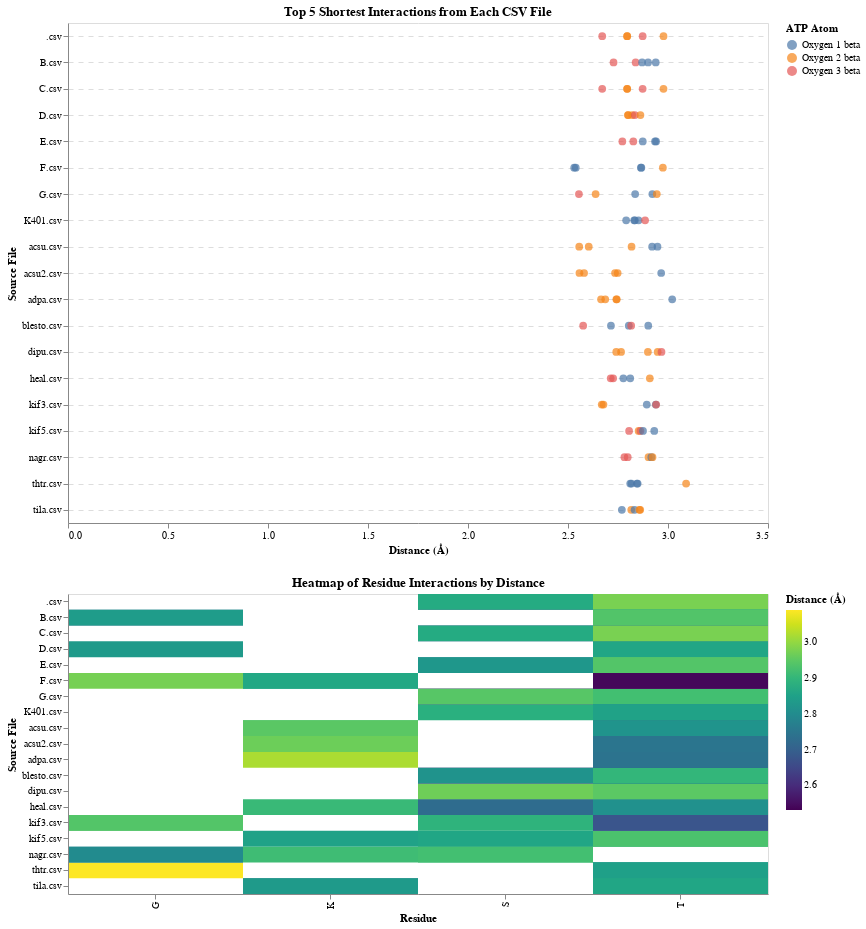

Here is the notebook cell this chart was saved with:
### Code cell
import pandas as pd
import altair as alt
import os

# Directory containing the CSV files
input_directory_path = '/Users/jazzeruncal/git/Jazzer_surf/data/'  # Update this to your input directory path

# List all CSV files in the directory
csv_files = [f for f in os.listdir(input_directory_path) if f.endswith('.csv')]

# Initialize a list to hold the top 5 interactions from each file
all_top_5_interactions = []

# Important ATP atoms
important_atoms = [
    'Phosphorus gamma', 'Phosphorus beta', 
    'Oxygen 1 beta', 'Oxygen 2 beta', 'Oxygen 3 beta'
]

# Process each CSV file
for csv_file in csv_files:
    file_path = os.path.join(input_directory_path, csv_file)
    
    # Load the CSV file
    data = pd.read_csv(file_path)
    
    # Apply the distance filter
    filtered_data = data[data["Distance (Å)"] < 4]
    
    # Filter to include only the important ATP atoms
    filtered_data = filtered_data[filtered_data['ATP Complete Atom Name'].isin(important_atoms)]
    
    # Sort the data by distance to get the shortest interactions
    sorted_data = filtered_data.sort_values(by="Distance (Å)")
    
    # Select the top 5 shortest interactions
    top_5_interactions = sorted_data.head(5)
    
    # Add a column for the source file
    top_5_interactions['Source File'] = csv_file[len("interactions"):]  # Extract part of the file name after "interactions"
    
    # Append to the list
    all_top_5_interactions.append(top_5_interactions)

# Combine all top 5 interactions into a single DataFrame
combined_data = pd.concat(all_top_5_interactions)

# Define the order for the y-axis
ordered_files = ['K401', 'kif3', 'kif5', 'httr'] + sorted([f[len("interactions"):] for f in csv_files if not f[len("interactions"):] in ['K401', 'kif3', 'kif5', 'httr']])

# Create the scatter plot with jitter
scatter = alt.Chart(combined_data).mark_circle(size=60).encode(
    x=alt.X('Distance (Å):Q', title='Distance (Å)'),
    y=alt.Y('Source File:N', title='Source File', sort=ordered_files),
    color=alt.Color('ATP Complete Atom Name:N', legend=alt.Legend(title="ATP Atom")),
    tooltip=[
        alt.Tooltip('ATP Complete Atom Name:N', title='ATP Atom'),
        alt.Tooltip('Binding Residue Single Letter:N', title='Residue'),
        alt.Tooltip('Binding Residue ID:Q', title='Residue ID'),
        alt.Tooltip('Distance (Å):Q', title='Distance (Å)'),
        alt.Tooltip('Source File:N', title='Source File')
    ]
).transform_calculate(
    jitter='sqrt(-2*log(random()))*cos(2*PI*random())'
).encode(
    x=alt.X('Distance (Å):Q', title='Distance (Å)', axis=alt.Axis(grid=False)),
    y=alt.Y('Source File:N', title='Source File', sort=ordered_files, axis=alt.Axis(grid=True)),
    xOffset='jitter:Q'
).properties(
    height=500,
    width=700,
    title='Top 5 Shortest Interactions from Each CSV File'
)

# Create a heatmap to show sequence interactions
heatmap = alt.Chart(combined_data).mark_rect().encode(
    x=alt.X('Binding Residue Single Letter:N', title='Residue'),
    y=alt.Y('Source File:N', title='Source File', sort=ordered_files),
    color=alt.Color('Distance (Å):Q', title='Distance (Å)', scale=alt.Scale(scheme='viridis')),
    tooltip=[
        alt.Tooltip('Binding Residue Single Letter:N', title='Residue'),
        alt.Tooltip('Binding Residue ID:Q', title='Residue ID'),
        alt.Tooltip('Distance (Å):Q', title='Distance (Å)'),
        alt.Tooltip('ATP Complete Atom Name:N', title='ATP Atom'),
        alt.Tooltip('Source File:N', title='Source File')
    ]
).properties(
    height=300,
    width=700,
    title='Heatmap of Residue Interactions by Distance'
)

# Combine the scatter plot and heatmap
combined_plot = alt.vconcat(scatter, heatmap).resolve_scale(
    color='independent'
).configure_axis(
    gridDash=[5, 5],
    tickCount=5
).configure_text(
    fontWeight='bold'
)

# Save the combined plot as an HTML file
combined_plot.save('top_5_shortest_interactions_combined.html')

# Display the combined plot in the notebook
combined_plot

### Figure 1 — Vega-Lite specification as saved in the notebook (floating-point values rounded to 4 significant figures)
{"config": {"view": {"continuousWidth": 300, "continuousHeight": 300}, "axis": {"gridDash": [5, 5], "tickCount": 5}, "text": {"fontWeight": "bold"}}, "vconcat": [{"mark": {"type": "circle", "size": 60}, "encoding": {"color": {"field": "ATP Complete Atom Name", "legend": {"title": "ATP Atom"}, "type": "nominal"}, "tooltip": [{"field": "ATP Complete Atom Name", "title": "ATP Atom", "type": "nominal"}, {"field": "Binding Residue Single Letter", "title": "Residue", "type": "nominal"}, {"field": "Binding Residue ID", "title": "Residue ID", "type": "quantitative"}, {"field": "Distance (Å)", "title": "Distance (Å)", "type": "quantitative"}, {"field": "Source File", "title": "Source File", "type": "nominal"}], "x": {"axis": {"grid": false}, "field": "Distance (Å)", "title": "Distance (Å)", "type": "quantitative"}, "xOffset": {"field": "jitter", "type": "quantitative"}, "y": {"axis": {"grid": true}, "field": "Source File", "sort": ["K401", "kif3", "kif5", "httr", ".csv", "B.csv", "C.csv", "D.csv", "E.csv", "F.csv", "G.csv", "K401.csv", "acsu.csv", "acsu2.csv", "adpa.csv", "blesto.csv", "dipu.csv", "heal.csv", "kif3.csv", "kif5.csv", "nagr.csv", "thtr.csv", "tila.csv"], "title": "Source File", "type": "nominal"}}, "height": 500, "title": "Top 5 Shortest Interactions from Each CSV File", "transform": [{"calculate": "sqrt(-2*log(random()))*cos(2*PI*random())", "as": "jitter"}], "width": 700}, {"mark": {"type": "rect"}, "encoding": {"color": {"field": "Distance (Å)", "scale": {"scheme": "viridis"}, "title": "Distance (Å)", "type": "quantitative"}, "tooltip": [{"field": "Binding Residue Single Letter", "title": "Residue", "type": "nominal"}, {"field": "Binding Residue ID", "title": "Residue ID", "type": "quantitative"}, {"field": "Distance (Å)", "title": "Distance (Å)", "type": "quantitative"}, {"field": "ATP Complete Atom Name", "title": "ATP Atom", "type": "nominal"}, {"field": "Source File", "title": "Source File", "type": "nominal"}], "x": {"field": "Binding Residue Single Letter", "title": "Residue", "type": "nominal"}, "y": {"field": "Source File", "sort": ["K401", "kif3", "kif5", "httr", ".csv", "B.csv", "C.csv", "D.csv", "E.csv", "F.csv", "G.csv", "K401.csv", "acsu.csv", "acsu2.csv", "adpa.csv", "blesto.csv", "dipu.csv", "heal.csv", "kif3.csv", "kif5.csv", "nagr.csv", "thtr.csv", "tila.csv"], "title": "Source File", "type": "nominal"}}, "height": 300, "title": "Heatmap of Residue Interactions by Distance", "width": 700}], "data": {"name": "data-f89c82c17024a866135aad58bca12130"}, "resolve": {"scale": {"color": "independent"}}, "$schema": "https://vega.github.io/schema/vega-lite/v5.8.0.json", "datasets": {"data-f89c82c17024a866135aad58bca12130": [{"ATP Residue Name": "ATP", "ATP Residue ID": 1, "ATP Atom Name": "O3B", "Binding Residue Name": "SER", "Binding Residue ID": 87, "Binding Atom Name": "N", "Distance (Å)": 2.713, "ATP Complete Atom Name": "Oxygen 3 beta", "Binding Complete Atom Name": "Nitrogen", "Binding Residue Single Letter": "S", "Source File": "heal.csv"}, {"ATP Residue Name": "ATP", "ATP Residue ID": 1, "ATP Atom Name": "O3B", "Binding Residue Name": "SER", "Binding Residue ID": 87, "Binding Atom Name": "N", "Distance (Å)": 2.726, "ATP Complete Atom Name": "Oxygen 3 beta", "Binding Complete Atom Name": "Nitrogen", "Binding Residue Single Letter": "S", "Source File": "heal.csv"}, {"ATP Residue Name": "ATP", "ATP Residue ID": 1, "ATP Atom Name": "O1B", "Binding Residue Name": "THR", "Binding Residue ID": 91, "Binding Atom Name": "N", "Distance (Å)": 2.777, "ATP Complete Atom Name": "Oxygen 1 beta", "Binding Complete Atom Name": "Nitrogen", "Binding Residue Single Letter": "T", "Source File": "heal.csv"}, {"ATP Residue Name": "ATP", "ATP Residue ID": 1, "ATP Atom Name": "O1B", "Binding Residue Name": "THR", "Binding Residue ID": 91, "Binding Atom Name": "N", "Distance (Å)": 2.811, "ATP Complete Atom Name": "Oxygen 1 beta", "Binding Complete Atom Name": "Nitrogen", "Binding Residue Single Letter": "T", "Source File": "heal.csv"}, {"ATP Residue Name": "ATP", "ATP Residue ID": 1, "ATP Atom Name": "O2B", "Binding Residue Name": "LYS", "Binding Residue ID": 90, "Binding Atom Name": "NZ", "Distance (Å)": 2.909, "ATP Complete Atom Name": "Oxygen 2 beta", "Binding Complete Atom Name": "Nitrogen zeta", "Binding Residue Single Letter": "K", "Source File": "heal.csv"}, {"ATP Residue Name": "ATP", "ATP Residue ID": 1, "ATP Atom Name": "O1B", "Binding Residue Name": "THR", "Binding Residue ID": 155, "Binding Atom Name": "N", "Distance (Å)": 2.811, "ATP Complete Atom Name": "Oxygen 1 beta", "Binding Complete Atom Name": "Nitrogen", "Binding Residue Single Letter": "T", "Source File": "thtr.csv"}, {"ATP Residue Name": "ATP", "ATP Residue ID": 1, "ATP Atom Name": "O1B", "Binding Residue Name": "THR", "Binding Residue ID": 155, "Binding Atom Name": "OG1", "Distance (Å)": 2.818, "ATP Complete Atom Name": "Oxygen 1 beta", "Binding Complete Atom Name": "Oxygen gamma 1", "Binding Residue Single Letter": "T", "Source File": "thtr.csv"}, {"ATP Residue Name": "ATP", "ATP Residue ID": 1, "ATP Atom Name": "O1B", "Binding Residue Name": "THR", "Binding Residue ID": 155, "Binding Atom Name": "N", "Distance (Å)": 2.844, "ATP Complete Atom Name": "Oxygen 1 beta", "Binding Complete Atom Name": "Nitrogen", "Binding Residue Single Letter": "T", "Source File": "thtr.csv"}, {"ATP Residue Name": "ATP", "ATP Residue ID": 1, "ATP Atom Name": "O1B", "Binding Residue Name": "THR", "Binding Residue ID": 155, "Binding Atom Name": "OG1", "Distance (Å)": 2.848, "ATP Complete Atom Name": "Oxygen 1 beta", "Binding Complete Atom Name": "Oxygen gamma 1", "Binding Residue Single Letter": "T", "Source File": "thtr.csv"}, {"ATP Residue Name": "ATP", "ATP Residue ID": 1, "ATP Atom Name": "O2B", "Binding Residue Name": "GLY", "Binding Residue ID": 151, "Binding Atom Name": "N", "Distance (Å)": 3.09, "ATP Complete Atom Name": "Oxygen 2 beta", "Binding Complete Atom Name": "Nitrogen", "Binding Residue Single Letter": "G", "Source File": "thtr.csv"}, {"ATP Residue Name": "ATP", "ATP Residue ID": 1, "ATP Atom Name": "O3B", "Binding Residue Name": "SER", "Binding Residue ID": 95, "Binding Atom Name": "N", "Distance (Å)": 2.555, "ATP Complete Atom Name": "Oxygen 3 beta", "Binding Complete Atom Name": "Nitrogen", "Binding Residue Single Letter": "S", "Source File": "G.csv"}, {"ATP Residue Name": "ATP", "ATP Residue ID": 1, "ATP Atom Name": "O2B", "Binding Residue Name": "SER", "Binding Residue ID": 96, "Binding Atom Name": "N", "Distance (Å)": 2.638, "ATP Complete Atom Name": "Oxygen 2 beta", "Binding Complete Atom Name": "Nitrogen", "Binding Residue Single Letter": "S", "Source File": "G.csv"}, {"ATP Residue Name": "ATP", "ATP Residue ID": 1, "ATP Atom Name": "O1B", "Binding Residue Name": "THR", "Binding Residue ID": 99, "Binding Atom Name": "OG1", "Distance (Å)": 2.836, "ATP Complete Atom Name": "Oxygen 1 beta", "Binding Complete Atom Name": "Oxygen gamma 1", "Binding Residue Single Letter": "T", "Source File": "G.csv"}, {"ATP Residue Name": "ATP", "ATP Residue ID": 1, "ATP Atom Name": "O1B", "Binding Residue Name": "THR", "Binding Residue ID": 99, "Binding Atom Name": "N", "Distance (Å)": 2.922, "ATP Complete Atom Name": "Oxygen 1 beta", "Binding Complete Atom Name": "Nitrogen", "Binding Residue Single Letter": "T", "Source File": "G.csv"}, {"ATP Residue Name": "ATP", "ATP Residue ID": 1, "ATP Atom Name": "O2B", "Binding Residue Name": "SER", "Binding Residue ID": 95, "Binding Atom Name": "N", "Distance (Å)": 2.944, "ATP Complete Atom Name": "Oxygen 2 beta", "Binding Complete Atom Name": "Nitrogen", "Binding Residue Single Letter": "S", "Source File": "G.csv"}, {"ATP Residue Name": "ATP", "ATP Residue ID": 1, "ATP Atom Name": "O3B", "Binding Residue Name": "SER", "Binding Residue ID": 95, "Binding Atom Name": "N", "Distance (Å)": 2.671, "ATP Complete Atom Name": "Oxygen 3 beta", "Binding Complete Atom Name": "Nitrogen", "Binding Residue Single Letter": "S", "Source File": ".csv"}, {"ATP Residue Name": "ATP", "ATP Residue ID": 1, "ATP Atom Name": "O2B", "Binding Residue Name": "THR", "Binding Residue ID": 99, "Binding Atom Name": "OG1", "Distance (Å)": 2.795, "ATP Complete Atom Name": "Oxygen 2 beta", "Binding Complete Atom Name": "Oxygen gamma 1", "Binding Residue Single Letter": "T", "Source File": ".csv"}, {"ATP Residue Name": "ATP", "ATP Residue ID": 1, "ATP Atom Name": "O2B", "Binding Residue Name": "THR", "Binding Residue ID": 99, "Binding Atom Name": "N", "Distance (Å)": 2.796, "ATP Complete Atom Name": "Oxygen 2 beta", "Binding Complete Atom Name": "Nitrogen", "Binding Residue Single Letter": "T", "Source File": ".csv"}, {"ATP Residue Name": "ATP", "ATP Residue ID": 1, "ATP Atom Name": "O3B", "Binding Residue Name": "SER", "Binding Residue ID": 95, "Binding Atom Name": "N", "Distance (Å)": 2.873, "ATP Complete Atom Name": "Oxygen 3 beta", "Binding Complete Atom Name": "Nitrogen", "Binding Residue Single Letter": "S", "Source File": ".csv"}, {"ATP Residue Name": "ATP", "ATP Residue ID": 1, "ATP Atom Name": "O2B", "Binding Residue Name": "THR", "Binding Residue ID": 99, "Binding Atom Name": "N", "Distance (Å)": 2.978, "ATP Complete Atom Name": "Oxygen 2 beta", "Binding Complete Atom Name": "Nitrogen", "Binding Residue Single Letter": "T", "Source File": ".csv"}, {"ATP Residue Name": "ATP", "ATP Residue ID": 1, "ATP Atom Name": "O1B", "Binding Residue Name": "LYS", "Binding Residue ID": 95, "Binding Atom Name": "NZ", "Distance (Å)": 2.769, "ATP Complete Atom Name": "Oxygen 1 beta", "Binding Complete Atom Name": "Nitrogen zeta", "Binding Residue Single Letter": "K", "Source File": "tila.csv"}, {"ATP Residue Name": "ATP", "ATP Residue ID": 1, "ATP Atom Name": "O2B", "Binding Residue Name": "THR", "Binding Residue ID": 96, "Binding Atom Name": "N", "Distance (Å)": 2.816, "ATP Complete Atom Name": "Oxygen 2 beta", "Binding Complete Atom Name": "Nitrogen", "Binding Residue Single Letter": "T", "Source File": "tila.csv"}, {"ATP Residue Name": "ATP", "ATP Residue ID": 1, "ATP Atom Name": "O1B", "Binding Residue Name": "LYS", "Binding Residue ID": 95, "Binding Atom Name": "NZ", "Distance (Å)": 2.833, "ATP Complete Atom Name": "Oxygen 1 beta", "Binding Complete Atom Name": "Nitrogen zeta", "Binding Residue Single Letter": "K", "Source File": "tila.csv"}, {"ATP Residue Name": "ATP", "ATP Residue ID": 1, "ATP Atom Name": "O2B", "Binding Residue Name": "THR", "Binding Residue ID": 96, "Binding Atom Name": "N", "Distance (Å)": 2.857, "ATP Complete Atom Name": "Oxygen 2 beta", "Binding Complete Atom Name": "Nitrogen", "Binding Residue Single Letter": "T", "Source File": "tila.csv"}, {"ATP Residue Name": "ATP", "ATP Residue ID": 1, "ATP Atom Name": "O2B", "Binding Residue Name": "THR", "Binding Residue ID": 96, "Binding Atom Name": "OG1", "Distance (Å)": 2.861, "ATP Complete Atom Name": "Oxygen 2 beta", "Binding Complete Atom Name": "Oxygen gamma 1", "Binding Residue Single Letter": "T", "Source File": "tila.csv"}, {"ATP Residue Name": "ATP", "ATP Residue ID": 1, "ATP Atom Name": "O1B", "Binding Residue Name": "THR", "Binding Residue ID": 92, "Binding Atom Name": "N", "Distance (Å)": 2.531, "ATP Complete Atom Name": "Oxygen 1 beta", "Binding Complete Atom Name": "Nitrogen", "Binding Residue Single Letter": "T", "Source File": "F.csv"}, {"ATP Residue Name": "ATP", "ATP Residue ID": 1, "ATP Atom Name": "O1B", "Binding Residue Name": "THR", "Binding Residue ID": 92, "Binding Atom Name": "N", "Distance (Å)": 2.539, "ATP Complete Atom Name": "Oxygen 1 beta", "Binding Complete Atom Name": "Nitrogen", "Binding Residue Single Letter": "T", "Source File": "F.csv"}, {"ATP Residue Name": "ATP", "ATP Residue ID": 1, "ATP Atom Name": "O1B", "Binding Residue Name": "LYS", "Binding Residue ID": 91, "Binding Atom Name": "N", "Distance (Å)": 2.864, "ATP Complete Atom Name": "Oxygen 1 beta", "Binding Complete Atom Name": "Nitrogen", "Binding Residue Single Letter": "K", "Source File": "F.csv"}, {"ATP Residue Name": "ATP", "ATP Residue ID": 1, "ATP Atom Name": "O1B", "Binding Residue Name": "LYS", "Binding Residue ID": 91, "Binding Atom Name": "N", "Distance (Å)": 2.867, "ATP Complete Atom Name": "Oxygen 1 beta", "Binding Complete Atom Name": "Nitrogen", "Binding Residue Single Letter": "K", "Source File": "F.csv"}, {"ATP Residue Name": "ATP", "ATP Residue ID": 1, "ATP Atom Name": "O2B", "Binding Residue Name": "GLY", "Binding Residue ID": 88, "Binding Atom Name": "N", "Distance (Å)": 2.974, "ATP Complete Atom Name": "Oxygen 2 beta", "Binding Complete Atom Name": "Nitrogen", "Binding Residue Single Letter": "G", "Source File": "F.csv"}, {"ATP Residue Name": "ATP", "ATP Residue ID": 1, "ATP Atom Name": "O2B", "Binding Residue Name": "THR", "Binding Residue ID": 92, "Binding Atom Name": "N", "Distance (Å)": 2.8, "ATP Complete Atom Name": "Oxygen 2 beta", "Binding Complete Atom Name": "Nitrogen", "Binding Residue Single Letter": "T", "Source File": "D.csv"}, {"ATP Residue Name": "ATP", "ATP Residue ID": 1, "ATP Atom Name": "O2B", "Binding Residue Name": "THR", "Binding Residue ID": 92, "Binding Atom Name": "OG1", "Distance (Å)": 2.801, "ATP Complete Atom Name": "Oxygen 2 beta", "Binding Complete Atom Name": "Oxygen gamma 1", "Binding Residue Single Letter": "T", "Source File": "D.csv"}, {"ATP Residue Name": "ATP", "ATP Residue ID": 1, "ATP Atom Name": "O2B", "Binding Residue Name": "THR", "Binding Residue ID": 92, "Binding Atom Name": "N", "Distance (Å)": 2.821, "ATP Complete Atom Name": "Oxygen 2 beta", "Binding Complete Atom Name": "Nitrogen", "Binding Residue Single Letter": "T", "Source File": "D.csv"}, {"ATP Residue Name": "ATP", "ATP Residue ID": 1, "ATP Atom Name": "O3B", "Binding Residue Name": "GLY", "Binding Residue ID": 88, "Binding Atom Name": "N", "Distance (Å)": 2.834, "ATP Complete Atom Name": "Oxygen 3 beta", "Binding Complete Atom Name": "Nitrogen", "Binding Residue Single Letter": "G", "Source File": "D.csv"}, {"ATP Residue Name": "ATP", "ATP Residue ID": 1, "ATP Atom Name": "O2B", "Binding Residue Name": "THR", "Binding Residue ID": 92, "Binding Atom Name": "OG1", "Distance (Å)": 2.862, "ATP Complete Atom Name": "Oxygen 2 beta", "Binding Complete Atom Name": "Oxygen gamma 1", "Binding Residue Single Letter": "T", "Source File": "D.csv"}, {"ATP Residue Name": "ATP", "ATP Residue ID": 1, "ATP Atom Name": "O2B", "Binding Residue Name": "THR", "Binding Residue ID": 92, "Binding Atom Name": "OG1", "Distance (Å)": 2.556, "ATP Complete Atom Name": "Oxygen 2 beta", "Binding Complete Atom Name": "Oxygen gamma 1", "Binding Residue Single Letter": "T", "Source File": "acsu.csv"}, {"ATP Residue Name": "ATP", "ATP Residue ID": 1, "ATP Atom Name": "O2B", "Binding Residue Name": "THR", "Binding Residue ID": 92, "Binding Atom Name": "OG1", "Distance (Å)": 2.604, "ATP Complete Atom Name": "Oxygen 2 beta", "Binding Complete Atom Name": "Oxygen gamma 1", "Binding Residue Single Letter": "T", "Source File": "acsu.csv"}, {"ATP Residue Name": "ATP", "ATP Residue ID": 1, "ATP Atom Name": "O2B", "Binding Residue Name": "THR", "Binding Residue ID": 92, "Binding Atom Name": "N", "Distance (Å)": 2.818, "ATP Complete Atom Name": "Oxygen 2 beta", "Binding Complete Atom Name": "Nitrogen", "Binding Residue Single Letter": "T", "Source File": "acsu.csv"}, {"ATP Residue Name": "ATP", "ATP Residue ID": 1, "ATP Atom Name": "O1B", "Binding Residue Name": "LYS", "Binding Residue ID": 91, "Binding Atom Name": "NZ", "Distance (Å)": 2.921, "ATP Complete Atom Name": "Oxygen 1 beta", "Binding Complete Atom Name": "Nitrogen zeta", "Binding Residue Single Letter": "K", "Source File": "acsu.csv"}, {"ATP Residue Name": "ATP", "ATP Residue ID": 1, "ATP Atom Name": "O1B", "Binding Residue Name": "LYS", "Binding Residue ID": 91, "Binding Atom Name": "NZ", "Distance (Å)": 2.947, "ATP Complete Atom Name": "Oxygen 1 beta", "Binding Complete Atom Name": "Nitrogen zeta", "Binding Residue Single Letter": "K", "Source File": "acsu.csv"}, {"ATP Residue Name": "ATP", "ATP Residue ID": 1, "ATP Atom Name": "O3B", "Binding Residue Name": "SER", "Binding Residue ID": 95, "Binding Atom Name": "N", "Distance (Å)": 2.772, "ATP Complete Atom Name": "Oxygen 3 beta", "Binding Complete Atom Name": "Nitrogen", "Binding Residue Single Letter": "S", "Source File": "E.csv"}, {"ATP Residue Name": "ATP", "ATP Residue ID": 1, "ATP Atom Name": "O3B", "Binding Residue Name": "SER", "Binding Residue ID": 95, "Binding Atom Name": "N", "Distance (Å)": 2.827, "ATP Complete Atom Name": "Oxygen 3 beta", "Binding Complete Atom Name": "Nitrogen", "Binding Residue Single Letter": "S", "Source File": "E.csv"}, {"ATP Residue Name": "ATP", "ATP Residue ID": 1, "ATP Atom Name": "O1B", "Binding Residue Name": "THR", "Binding Residue ID": 99, "Binding Atom Name": "OG1", "Distance (Å)": 2.874, "ATP Complete Atom Name": "Oxygen 1 beta", "Binding Complete Atom Name": "Oxygen gamma 1", "Binding Residue Single Letter": "T", "Source File": "E.csv"}, {"ATP Residue Name": "ATP", "ATP Residue ID": 1, "ATP Atom Name": "O1B", "Binding Residue Name": "THR", "Binding Residue ID": 99, "Binding Atom Name": "N", "Distance (Å)": 2.935, "ATP Complete Atom Name": "Oxygen 1 beta", "Binding Complete Atom Name": "Nitrogen", "Binding Residue Single Letter": "T", "Source File": "E.csv"}, {"ATP Residue Name": "ATP", "ATP Residue ID": 1, "ATP Atom Name": "O1B", "Binding Residue Name": "THR", "Binding Residue ID": 99, "Binding Atom Name": "OG1", "Distance (Å)": 2.94, "ATP Complete Atom Name": "Oxygen 1 beta", "Binding Complete Atom Name": "Oxygen gamma 1", "Binding Residue Single Letter": "T", "Source File": "E.csv"}, {"ATP Residue Name": "ATP", "ATP Residue ID": 1, "ATP Atom Name": "O3B", "Binding Residue Name": "GLY", "Binding Residue ID": 88, "Binding Atom Name": "N", "Distance (Å)": 2.728, "ATP Complete Atom Name": "Oxygen 3 beta", "Binding Complete Atom Name": "Nitrogen", "Binding Residue Single Letter": "G", "Source File": "B.csv"}, {"ATP Residue Name": "ATP", "ATP Residue ID": 1, "ATP Atom Name": "O3B", "Binding Residue Name": "GLY", "Binding Residue ID": 88, "Binding Atom Name": "N", "Distance (Å)": 2.838, "ATP Complete Atom Name": "Oxygen 3 beta", "Binding Complete Atom Name": "Nitrogen", "Binding Residue Single Letter": "G", "Source File": "B.csv"}, {"ATP Residue Name": "ATP", "ATP Residue ID": 1, "ATP Atom Name": "O1B", "Binding Residue Name": "THR", "Binding Residue ID": 92, "Binding Atom Name": "OG1", "Distance (Å)": 2.871, "ATP Complete Atom Name": "Oxygen 1 beta", "Binding Complete Atom Name": "Oxygen gamma 1", "Binding Residue Single Letter": "T", "Source File": "B.csv"}, {"ATP Residue Name": "ATP", "ATP Residue ID": 1, "ATP Atom Name": "O1B", "Binding Residue Name": "THR", "Binding Residue ID": 92, "Binding Atom Name": "N", "Distance (Å)": 2.9, "ATP Complete Atom Name": "Oxygen 1 beta", "Binding Complete Atom Name": "Nitrogen", "Binding Residue Single Letter": "T", "Source File": "B.csv"}, {"ATP Residue Name": "ATP", "ATP Residue ID": 1, "ATP Atom Name": "O1B", "Binding Residue Name": "THR", "Binding Residue ID": 92, "Binding Atom Name": "N", "Distance (Å)": 2.939, "ATP Complete Atom Name": "Oxygen 1 beta", "Binding Complete Atom Name": "Nitrogen", "Binding Residue Single Letter": "T", "Source File": "B.csv"}, {"ATP Residue Name": "ATP", "ATP Residue ID": 1, "ATP Atom Name": "O3B", "Binding Residue Name": "SER", "Binding Residue ID": 95, "Binding Atom Name": "N", "Distance (Å)": 2.671, "ATP Complete Atom Name": "Oxygen 3 beta", "Binding Complete Atom Name": "Nitrogen", "Binding Residue Single Letter": "S", "Source File": "C.csv"}, {"ATP Residue Name": "ATP", "ATP Residue ID": 1, "ATP Atom Name": "O2B", "Binding Residue Name": "THR", "Binding Residue ID": 99, "Binding Atom Name": "OG1", "Distance (Å)": 2.795, "ATP Complete Atom Name": "Oxygen 2 beta", "Binding Complete Atom Name": "Oxygen gamma 1", "Binding Residue Single Letter": "T", "Source File": "C.csv"}, {"ATP Residue Name": "ATP", "ATP Residue ID": 1, "ATP Atom Name": "O2B", "Binding Residue Name": "THR", "Binding Residue ID": 99, "Binding Atom Name": "N", "Distance (Å)": 2.796, "ATP Complete Atom Name": "Oxygen 2 beta", "Binding Complete Atom Name": "Nitrogen", "Binding Residue Single Letter": "T", "Source File": "C.csv"}, {"ATP Residue Name": "ATP", "ATP Residue ID": 1, "ATP Atom Name": "O3B", "Binding Residue Name": "SER", "Binding Residue ID": 95, "Binding Atom Name": "N", "Distance (Å)": 2.873, "ATP Complete Atom Name": "Oxygen 3 beta", "Binding Complete Atom Name": "Nitrogen", "Binding Residue Single Letter": "S", "Source File": "C.csv"}, {"ATP Residue Name": "ATP", "ATP Residue ID": 1, "ATP Atom Name": "O2B", "Binding Residue Name": "THR", "Binding Residue ID": 99, "Binding Atom Name": "N", "Distance (Å)": 2.978, "ATP Complete Atom Name": "Oxygen 2 beta", "Binding Complete Atom Name": "Nitrogen", "Binding Residue Single Letter": "T", "Source File": "C.csv"}, {"ATP Residue Name": "ATP", "ATP Residue ID": 1, "ATP Atom Name": "O2B", "Binding Residue Name": "THR", "Binding Residue ID": 92, "Binding Atom Name": "OG1", "Distance (Å)": 2.741, "ATP Complete Atom Name": "Oxygen 2 beta", "Binding Complete Atom Name": "Oxygen gamma 1", "Binding Residue Single Letter": "T", "Source File": "dipu.csv"}, {"ATP Residue Name": "ATP", "ATP Residue ID": 1, "ATP Atom Name": "O2B", "Binding Residue Name": "THR", "Binding Residue ID": 92, "Binding Atom Name": "OG1", "Distance (Å)": 2.765, "ATP Complete Atom Name": "Oxygen 2 beta", "Binding Complete Atom Name": "Oxygen gamma 1", "Binding Residue Single Letter": "T", "Source File": "dipu.csv"}, {"ATP Residue Name": "ATP", "ATP Residue ID": 1, "ATP Atom Name": "O2B", "Binding Residue Name": "THR", "Binding Residue ID": 92, "Binding Atom Name": "N", "Distance (Å)": 2.9, "ATP Complete Atom Name": "Oxygen 2 beta", "Binding Complete Atom Name": "Nitrogen", "Binding Residue Single Letter": "T", "Source File": "dipu.csv"}, {"ATP Residue Name": "ATP", "ATP Residue ID": 1, "ATP Atom Name": "O2B", "Binding Residue Name": "THR", "Binding Residue ID": 92, "Binding Atom Name": "N", "Distance (Å)": 2.948, "ATP Complete Atom Name": "Oxygen 2 beta", "Binding Complete Atom Name": "Nitrogen", "Binding Residue Single Letter": "T", "Source File": "dipu.csv"}, {"ATP Residue Name": "ATP", "ATP Residue ID": 1, "ATP Atom Name": "O3B", "Binding Residue Name": "SER", "Binding Residue ID": 88, "Binding Atom Name": "N", "Distance (Å)": 2.967, "ATP Complete Atom Name": "Oxygen 3 beta", "Binding Complete Atom Name": "Nitrogen", "Binding Residue Single Letter": "S", "Source File": "dipu.csv"}, {"ATP Residue Name": "ATP", "ATP Residue ID": 1, "ATP Atom Name": "O3B", "Binding Residue Name": "SER", "Binding Residue ID": 98, "Binding Atom Name": "N", "Distance (Å)": 2.576, "ATP Complete Atom Name": "Oxygen 3 beta", "Binding Complete Atom Name": "Nitrogen", "Binding Residue Single Letter": "S", "Source File": "blesto.csv"}, {"ATP Residue Name": "ATP", "ATP Residue ID": 1, "ATP Atom Name": "O1B", "Binding Residue Name": "THR", "Binding Residue ID": 102, "Binding Atom Name": "OG1", "Distance (Å)": 2.715, "ATP Complete Atom Name": "Oxygen 1 beta", "Binding Complete Atom Name": "Oxygen gamma 1", "Binding Residue Single Letter": "T", "Source File": "blesto.csv"}, {"ATP Residue Name": "ATP", "ATP Residue ID": 1, "ATP Atom Name": "O1B", "Binding Residue Name": "THR", "Binding Residue ID": 102, "Binding Atom Name": "N", "Distance (Å)": 2.804, "ATP Complete Atom Name": "Oxygen 1 beta", "Binding Complete Atom Name": "Nitrogen", "Binding Residue Single Letter": "T", "Source File": "blesto.csv"}, {"ATP Residue Name": "ATP", "ATP Residue ID": 1, "ATP Atom Name": "O3B", "Binding Residue Name": "SER", "Binding Residue ID": 98, "Binding Atom Name": "N", "Distance (Å)": 2.816, "ATP Complete Atom Name": "Oxygen 3 beta", "Binding Complete Atom Name": "Nitrogen", "Binding Residue Single Letter": "S", "Source File": "blesto.csv"}, {"ATP Residue Name": "ATP", "ATP Residue ID": 1, "ATP Atom Name": "O1B", "Binding Residue Name": "THR", "Binding Residue ID": 102, "Binding Atom Name": "N", "Distance (Å)": 2.901, "ATP Complete Atom Name": "Oxygen 1 beta", "Binding Complete Atom Name": "Nitrogen", "Binding Residue Single Letter": "T", "Source File": "blesto.csv"}, {"ATP Residue Name": "ATP", "ATP Residue ID": 1, "ATP Atom Name": "O2B", "Binding Residue Name": "THR", "Binding Residue ID": 93, "Binding Atom Name": "OG1", "Distance (Å)": 2.665, "ATP Complete Atom Name": "Oxygen 2 beta", "Binding Complete Atom Name": "Oxygen gamma 1", "Binding Residue Single Letter": "T", "Source File": "adpa.csv"}, {"ATP Residue Name": "ATP", "ATP Residue ID": 1, "ATP Atom Name": "O2B", "Binding Residue Name": "THR", "Binding Residue ID": 93, "Binding Atom Name": "OG1", "Distance (Å)": 2.686, "ATP Complete Atom Name": "Oxygen 2 beta", "Binding Complete Atom Name": "Oxygen gamma 1", "Binding Residue Single Letter": "T", "Source File": "adpa.csv"}, {"ATP Residue Name": "ATP", "ATP Residue ID": 1, "ATP Atom Name": "O2B", "Binding Residue Name": "THR", "Binding Residue ID": 93, "Binding Atom Name": "N", "Distance (Å)": 2.742, "ATP Complete Atom Name": "Oxygen 2 beta", "Binding Complete Atom Name": "Nitrogen", "Binding Residue Single Letter": "T", "Source File": "adpa.csv"}, {"ATP Residue Name": "ATP", "ATP Residue ID": 1, "ATP Atom Name": "O2B", "Binding Residue Name": "THR", "Binding Residue ID": 93, "Binding Atom Name": "N", "Distance (Å)": 2.744, "ATP Complete Atom Name": "Oxygen 2 beta", "Binding Complete Atom Name": "Nitrogen", "Binding Residue Single Letter": "T", "Source File": "adpa.csv"}, {"ATP Residue Name": "ATP", "ATP Residue ID": 1, "ATP Atom Name": "O1B", "Binding Residue Name": "LYS", "Binding Residue ID": 92, "Binding Atom Name": "NZ", "Distance (Å)": 3.021, "ATP Complete Atom Name": "Oxygen 1 beta", "Binding Complete Atom Name": "Nitrogen zeta", "Binding Residue Single Letter": "K", "Source File": "adpa.csv"}, {"ATP Residue Name": "ATP", "ATP Residue ID": 1, "ATP Atom Name": "O1B", "Binding Residue Name": "THR", "Binding Residue ID": 99, "Binding Atom Name": "N", "Distance (Å)": 2.791, "ATP Complete Atom Name": "Oxygen 1 beta", "Binding Complete Atom Name": "Nitrogen", "Binding Residue Single Letter": "T", "Source File": "K401.csv"}, {"ATP Residue Name": "ATP", "ATP Residue ID": 1, "ATP Atom Name": "O1B", "Binding Residue Name": "THR", "Binding Residue ID": 99, "Binding Atom Name": "OG1", "Distance (Å)": 2.831, "ATP Complete Atom Name": "Oxygen 1 beta", "Binding Complete Atom Name": "Oxygen gamma 1", "Binding Residue Single Letter": "T", "Source File": "K401.csv"}, {"ATP Residue Name": "ATP", "ATP Residue ID": 1, "ATP Atom Name": "O1B", "Binding Residue Name": "THR", "Binding Residue ID": 99, "Binding Atom Name": "OG1", "Distance (Å)": 2.835, "ATP Complete Atom Name": "Oxygen 1 beta", "Binding Complete Atom Name": "Oxygen gamma 1", "Binding Residue Single Letter": "T", "Source File": "K401.csv"}, {"ATP Residue Name": "ATP", "ATP Residue ID": 1, "ATP Atom Name": "O1B", "Binding Residue Name": "THR", "Binding Residue ID": 99, "Binding Atom Name": "N", "Distance (Å)": 2.853, "ATP Complete Atom Name": "Oxygen 1 beta", "Binding Complete Atom Name": "Nitrogen", "Binding Residue Single Letter": "T", "Source File": "K401.csv"}, {"ATP Residue Name": "ATP", "ATP Residue ID": 1, "ATP Atom Name": "O3B", "Binding Residue Name": "SER", "Binding Residue ID": 95, "Binding Atom Name": "N", "Distance (Å)": 2.885, "ATP Complete Atom Name": "Oxygen 3 beta", "Binding Complete Atom Name": "Nitrogen", "Binding Residue Single Letter": "S", "Source File": "K401.csv"}, {"ATP Residue Name": "ATP", "ATP Residue ID": 1, "ATP Atom Name": "O2B", "Binding Residue Name": "THR", "Binding Residue ID": 91, "Binding Atom Name": "N", "Distance (Å)": 2.557, "ATP Complete Atom Name": "Oxygen 2 beta", "Binding Complete Atom Name": "Nitrogen", "Binding Residue Single Letter": "T", "Source File": "acsu2.csv"}, {"ATP Residue Name": "ATP", "ATP Residue ID": 1, "ATP Atom Name": "O2B", "Binding Residue Name": "THR", "Binding Residue ID": 91, "Binding Atom Name": "N", "Distance (Å)": 2.58, "ATP Complete Atom Name": "Oxygen 2 beta", "Binding Complete Atom Name": "Nitrogen", "Binding Residue Single Letter": "T", "Source File": "acsu2.csv"}, {"ATP Residue Name": "ATP", "ATP Residue ID": 1, "ATP Atom Name": "O2B", "Binding Residue Name": "THR", "Binding Residue ID": 91, "Binding Atom Name": "OG1", "Distance (Å)": 2.735, "ATP Complete Atom Name": "Oxygen 2 beta", "Binding Complete Atom Name": "Oxygen gamma 1", "Binding Residue Single Letter": "T", "Source File": "acsu2.csv"}, {"ATP Residue Name": "ATP", "ATP Residue ID": 1, "ATP Atom Name": "O2B", "Binding Residue Name": "THR", "Binding Residue ID": 91, "Binding Atom Name": "OG1", "Distance (Å)": 2.748, "ATP Complete Atom Name": "Oxygen 2 beta", "Binding Complete Atom Name": "Oxygen gamma 1", "Binding Residue Single Letter": "T", "Source File": "acsu2.csv"}, {"ATP Residue Name": "ATP", "ATP Residue ID": 1, "ATP Atom Name": "O1B", "Binding Residue Name": "LYS", "Binding Residue ID": 90, "Binding Atom Name": "NZ", "Distance (Å)": 2.966, "ATP Complete Atom Name": "Oxygen 1 beta", "Binding Complete Atom Name": "Nitrogen zeta", "Binding Residue Single Letter": "K", "Source File": "acsu2.csv"}, {"ATP Residue Name": "ATP", "ATP Residue ID": 1, "ATP Atom Name": "O3B", "Binding Residue Name": "SER", "Binding Residue ID": 89, "Binding Atom Name": "N", "Distance (Å)": 2.806, "ATP Complete Atom Name": "Oxygen 3 beta", "Binding Complete Atom Name": "Nitrogen", "Binding Residue Single Letter": "S", "Source File": "kif5.csv"}, {"ATP Residue Name": "ATP", "ATP Residue ID": 1, "ATP Atom Name": "O2B", "Binding Residue Name": "LYS", "Binding Residue ID": 92, "Binding Atom Name": "NZ", "Distance (Å)": 2.853, "ATP Complete Atom Name": "Oxygen 2 beta", "Binding Complete Atom Name": "Nitrogen zeta", "Binding Residue Single Letter": "K", "Source File": "kif5.csv"}, {"ATP Residue Name": "ATP", "ATP Residue ID": 1, "ATP Atom Name": "O3B", "Binding Residue Name": "SER", "Binding Residue ID": 89, "Binding Atom Name": "N", "Distance (Å)": 2.862, "ATP Complete Atom Name": "Oxygen 3 beta", "Binding Complete Atom Name": "Nitrogen", "Binding Residue Single Letter": "S", "Source File": "kif5.csv"}, {"ATP Residue Name": "ATP", "ATP Residue ID": 1, "ATP Atom Name": "O1B", "Binding Residue Name": "THR", "Binding Residue ID": 93, "Binding Atom Name": "OG1", "Distance (Å)": 2.875, "ATP Complete Atom Name": "Oxygen 1 beta", "Binding Complete Atom Name": "Oxygen gamma 1", "Binding Residue Single Letter": "T", "Source File": "kif5.csv"}, {"ATP Residue Name": "ATP", "ATP Residue ID": 1, "ATP Atom Name": "O1B", "Binding Residue Name": "THR", "Binding Residue ID": 93, "Binding Atom Name": "N", "Distance (Å)": 2.931, "ATP Complete Atom Name": "Oxygen 1 beta", "Binding Complete Atom Name": "Nitrogen", "Binding Residue Single Letter": "T", "Source File": "kif5.csv"}, {"ATP Residue Name": "ATP", "ATP Residue ID": 1, "ATP Atom Name": "O3B", "Binding Residue Name": "GLY", "Binding Residue ID": 92, "Binding Atom Name": "N", "Distance (Å)": 2.782, "ATP Complete Atom Name": "Oxygen 3 beta", "Binding Complete Atom Name": "Nitrogen", "Binding Residue Single Letter": "G", "Source File": "nagr.csv"}, {"ATP Residue Name": "ATP", "ATP Residue ID": 1, "ATP Atom Name": "O3B", "Binding Residue Name": "GLY", "Binding Residue ID": 92, "Binding Atom Name": "N", "Distance (Å)": 2.799, "ATP Complete Atom Name": "Oxygen 3 beta", "Binding Complete Atom Name": "Nitrogen", "Binding Residue Single Letter": "G", "Source File": "nagr.csv"}, {"ATP Residue Name": "ATP", "ATP Residue ID": 1, "ATP Atom Name": "O2B", "Binding Residue Name": "SER", "Binding Residue ID": 96, "Binding Atom Name": "N", "Distance (Å)": 2.902, "ATP Complete Atom Name": "Oxygen 2 beta", "Binding Complete Atom Name": "Nitrogen", "Binding Residue Single Letter": "S", "Source File": "nagr.csv"}, {"ATP Residue Name": "ATP", "ATP Residue ID": 1, "ATP Atom Name": "O1B", "Binding Residue Name": "LYS", "Binding Residue ID": 95, "Binding Atom Name": "N", "Distance (Å)": 2.917, "ATP Complete Atom Name": "Oxygen 1 beta", "Binding Complete Atom Name": "Nitrogen", "Binding Residue Single Letter": "K", "Source File": "nagr.csv"}, {"ATP Residue Name": "ATP", "ATP Residue ID": 1, "ATP Atom Name": "O2B", "Binding Residue Name": "SER", "Binding Residue ID": 96, "Binding Atom Name": "OG", "Distance (Å)": 2.922, "ATP Complete Atom Name": "Oxygen 2 beta", "Binding Complete Atom Name": "Oxygen gamma", "Binding Residue Single Letter": "S", "Source File": "nagr.csv"}, {"ATP Residue Name": "ATP", "ATP Residue ID": 1, "ATP Atom Name": "O2B", "Binding Residue Name": "THR", "Binding Residue ID": 92, "Binding Atom Name": "N", "Distance (Å)": 2.669, "ATP Complete Atom Name": "Oxygen 2 beta", "Binding Complete Atom Name": "Nitrogen", "Binding Residue Single Letter": "T", "Source File": "kif3.csv"}, {"ATP Residue Name": "ATP", "ATP Residue ID": 1, "ATP Atom Name": "O2B", "Binding Residue Name": "THR", "Binding Residue ID": 92, "Binding Atom Name": "N", "Distance (Å)": 2.677, "ATP Complete Atom Name": "Oxygen 2 beta", "Binding Complete Atom Name": "Nitrogen", "Binding Residue Single Letter": "T", "Source File": "kif3.csv"}, {"ATP Residue Name": "ATP", "ATP Residue ID": 1, "ATP Atom Name": "O1B", "Binding Residue Name": "SER", "Binding Residue ID": 89, "Binding Atom Name": "N", "Distance (Å)": 2.894, "ATP Complete Atom Name": "Oxygen 1 beta", "Binding Complete Atom Name": "Nitrogen", "Binding Residue Single Letter": "S", "Source File": "kif3.csv"}, {"ATP Residue Name": "ATP", "ATP Residue ID": 1, "ATP Atom Name": "O1B", "Binding Residue Name": "GLY", "Binding Residue ID": 90, "Binding Atom Name": "N", "Distance (Å)": 2.939, "ATP Complete Atom Name": "Oxygen 1 beta", "Binding Complete Atom Name": "Nitrogen", "Binding Residue Single Letter": "G", "Source File": "kif3.csv"}, {"ATP Residue Name": "ATP", "ATP Residue ID": 1, "ATP Atom Name": "O3B", "Binding Residue Name": "GLY", "Binding Residue ID": 88, "Binding Atom Name": "N", "Distance (Å)": 2.941, "ATP Complete Atom Name": "Oxygen 3 beta", "Binding Complete Atom Name": "Nitrogen", "Binding Residue Single Letter": "G", "Source File": "kif3.csv"}]}}
